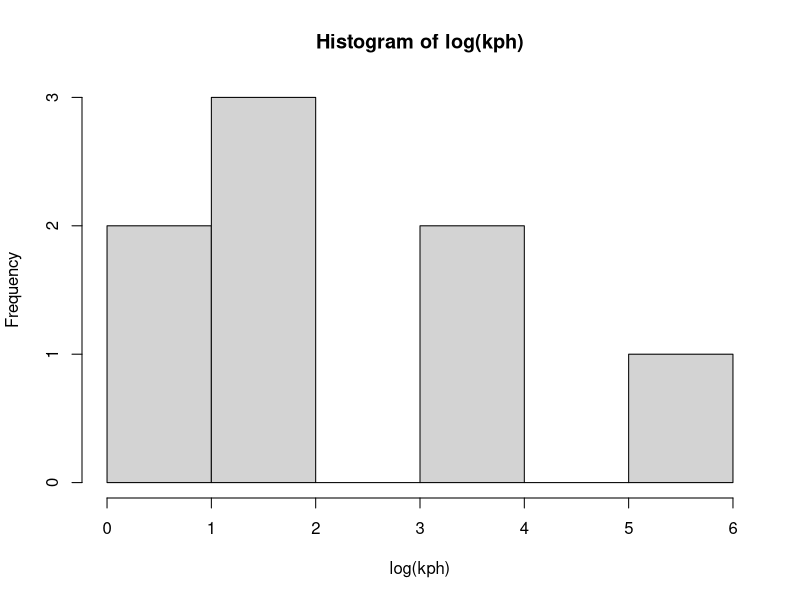
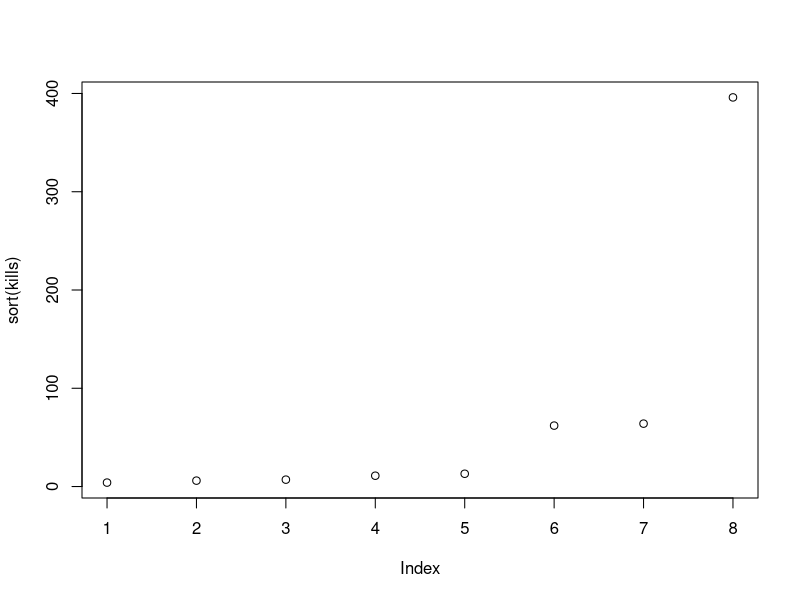
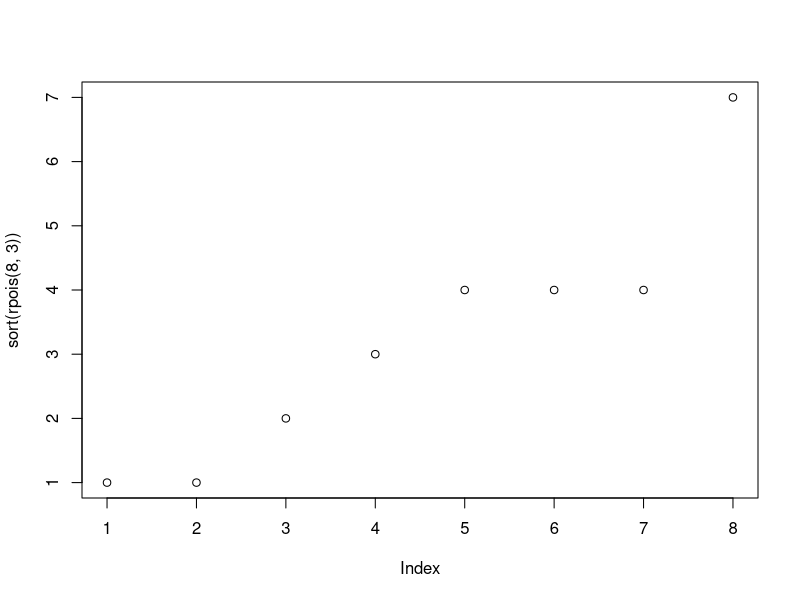
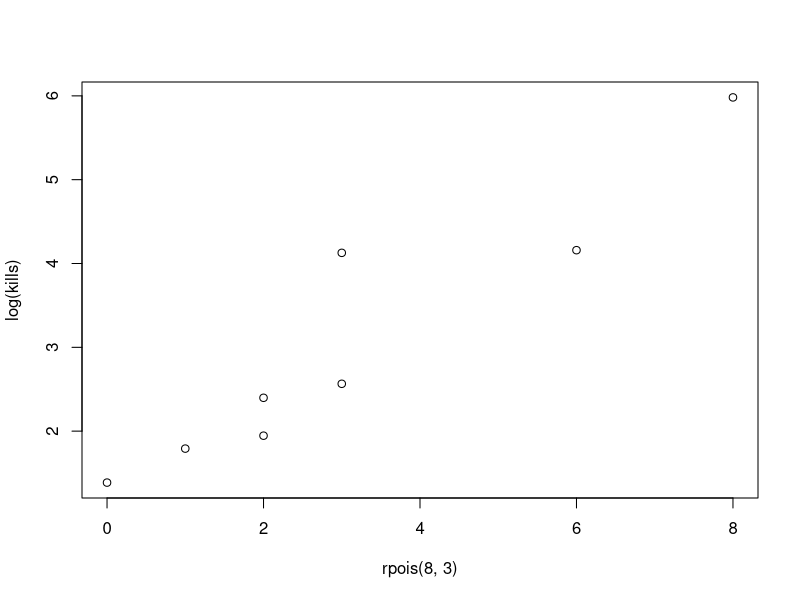
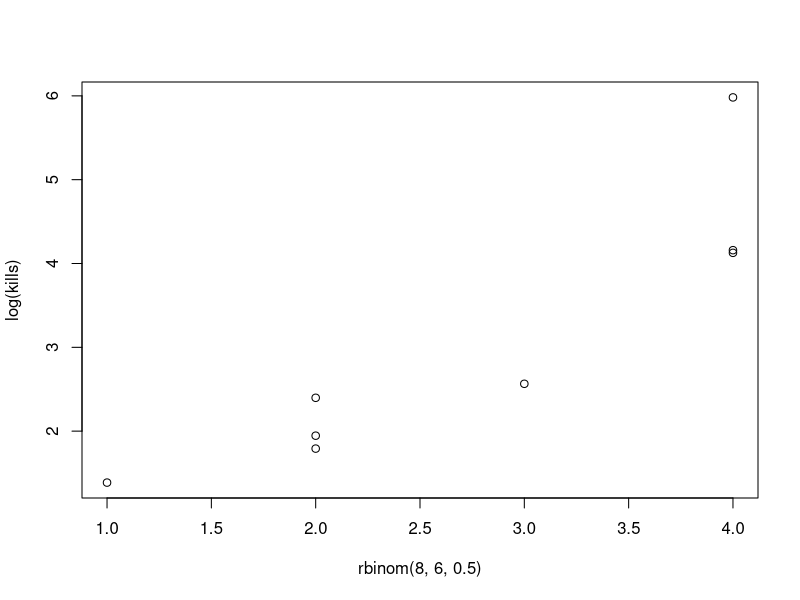
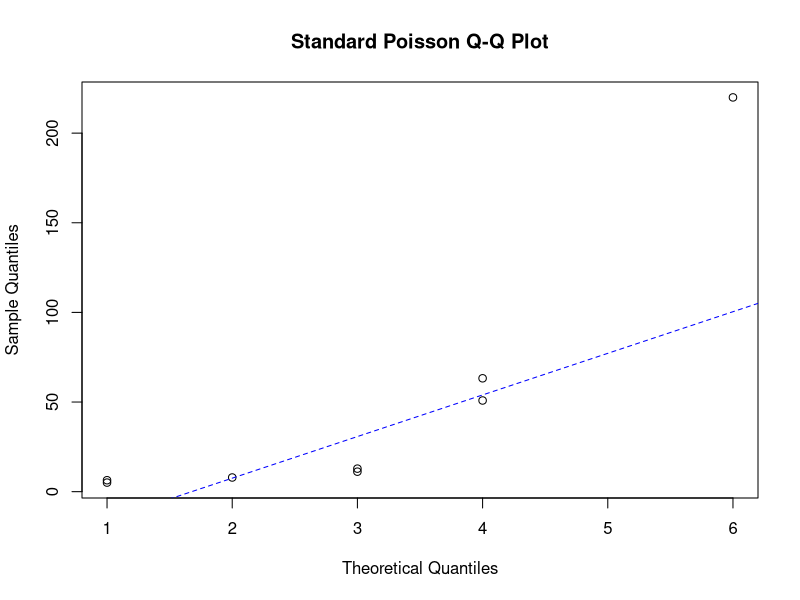
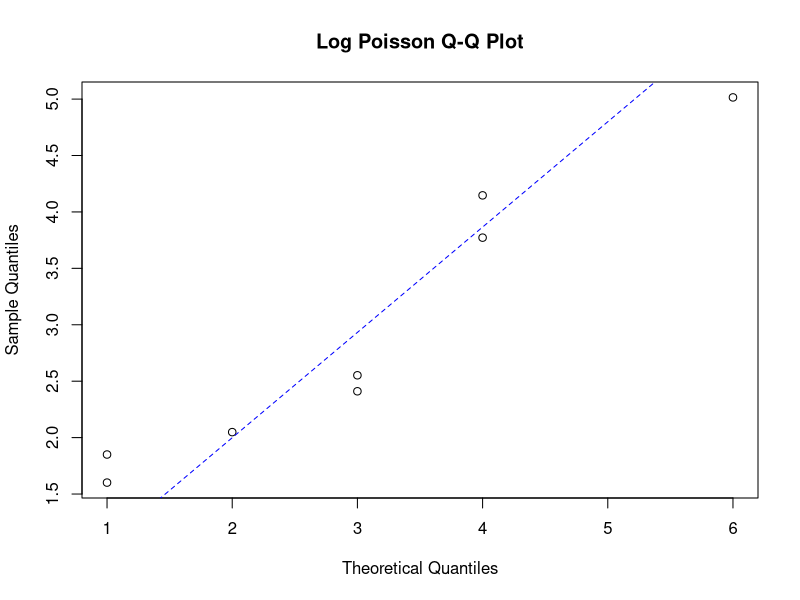
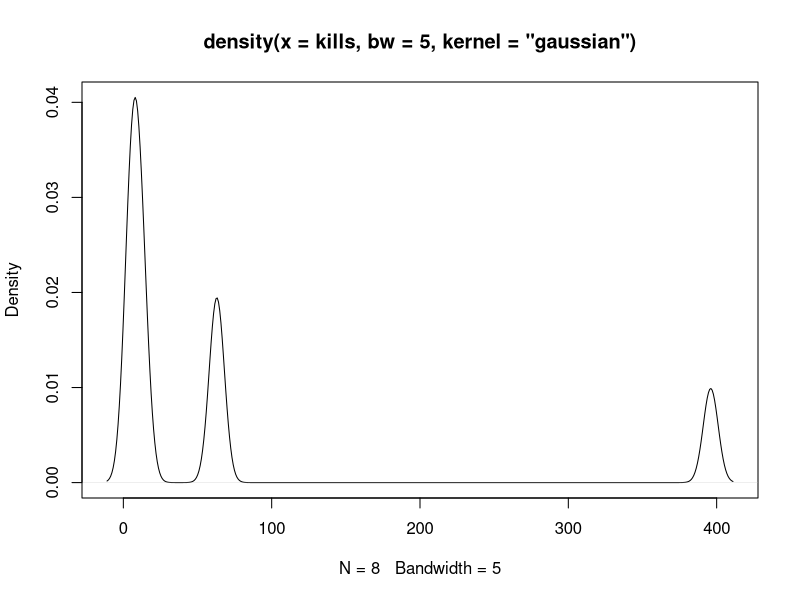

Reproduce these figures in R, in order.


#####
#####
##### Set up the data #####

kills <- c(11,7,4,62,13,6,396,64)
runtime <- c(100/60, 178/60, 154/60, 118/60, 138/60, 127/60, 153/60, 165/60)
kph <- kills/runtime
kph
rbind(kills, runtime, kph)


###
### The scale is too variant, so we use log(data) instead
###

log(kph)

hist(log(kph))


mean(log(kills))
var(log(kills))

plot(sort(kills))
plot(sort(rpois(8,3)))


#####
#####
##### Compare the Data against a Poisson Distribution #####

###
### Plot our quantiles against a theoretical Poisson
###

qqplot(rpois(8,3),log(kills))
qqplot(rbinom(8, 6, .5  ),log(kills))


# check our raw data against a Poisson model:

p <- ppoints(8)    # 8 equally spaced points on (0,1), excluding endpoints
q <- quantile(kills,p=p) # percentiles of the sample distribution
plot(qpois(p,3) ,q, main="Standard Poisson Q-Q Plot",
    xlab="Theoretical Quantiles",ylab="Sample Quantiles")
qqline(q, distribution=function(x) qpois(x, lambda = 3),col="blue", lty=2)


# check log(data) against a Poisson model:

p <- ppoints(8)    # 8 equally spaced points on (0,1), excluding endpoints
q <- quantile(log(kills),p=p) # percentiles of the sample distribution
plot(qpois(p,3),q, main="Log Poisson Q-Q Plot",
  xlab="Theoretical Quantiles",ylab="Sample Quantiles")
qqline(q, distribution=function(x) qpois(x, lambda = 3), col="blue", lty=2)


# problem: log(data) is not integer valued. 
# If we restrict ourselves to integer values, we will have
# a very limited selection of possible model outputs. 


#####
#####
##### Compare the Data against a Gamma Distribution #####

###
### Kernel Density Estimate for Data
### 

# Kernel plot of our raw data:

plot(density(kills,kernel="gaussian",bw=5)) 


# basically useless: use log instead

plot(density(log(kills),kernel="gaussian",bw=1), main = "Kernel for log(kills)")


###
### Compare our Kernel density plot against various Gammas
###

x <- seq(0, 10, length=100)    # x-axis: plot from 0 to 50, length is the "step" of the graph, want large

plot(density(log(kills),kernel="gaussian",bw=1), main = "Kernel vs. Gamma")

# Altering the shape, fixing scale

shapes <- c(2, 2.5, 3, 3.5, 4)
colors <- c("red", "blue", "pink", "gold", "green")
labels <- c("shape=2", "shape=2.5", "shape=3", "shape=3.5", "shape=4")

for (i in 1:5){
  lines(x, dgamma(x,shape=shapes[i]), lwd=1, col=colors[i])
}

legend("topright", inset=.05, title="Distributions",
  labels, lwd=2, lty=c(1, 1, 1, 1, 1), col=colors)


# looks like a great fit for shape ~ 3.5. 
# Of course, Gamma is continuous, and our data is discrete.
# Log(integer functino) is approximately continuous, with high resolution
# both kills and kph ~ kph is a continuous Rv too


###
### Check KPH as well, not just kill totals
###

plot(density(log(kph),kernel="gaussian",bw=1), main = "Kernel vs. Gamma")

shapes <- c(1, 1.5, 2, 2.5, 3, 3.5)
colors <- c("red", "blue", "pink", "gold", "green", "orange")
labels <- c("shape=1", "shape=1.5", "shape=2", "shape=2.5", "shape=3", "shape=3.5")

for (i in 1:6){
  lines(x, dgamma(x,shape=shapes[i], scale=log(59/shapes[i])), lwd=1, col=colors[i])
}

legend("topright", inset=.05, title="Distributions",
  labels, lwd=2, col=colors)


#####
#####
##### Compare the Data against a Negative Binomial Distribution #####

# Premise:
# The negative binomial distribution can model overdispersed Poisson data.

x <- seq(0, max(kills))   
hx <- dnbinom(x, mu = 70, size = 1)        
plot(x, hx, type="l", lty=1)

points(x=kills, y=rep(0,length(kills))) # shows our data points against PDF

# It's definitely not a perfect fit, but it looks 
# reasonable enough to proceed.


###
### Plot our quantiles against a theoretical Neg. Binom.
###

qqplot(rnbinom(8, mu=70, size=1), kills)


# check our raw data against a Neg. Binom. model:

p <- ppoints(8)    # 8 equally spaced points on (0,1), excluding endpoints
q <- quantile(kills,p=p) # percentiles of the sample distribution
plot(qnbinom(p,size=1,mu=70), q, main="Standard Neg. Binom. Q-Q Plot",
    xlab="Theoretical Quantiles",ylab="Sample Quantiles")
qqline(q, distribution=function(x) qnbinom(x, mu = 70, size = 1),col="blue", lty=2)


# Pretty decent, minus the one outlier.

# bonus: doesn't require log scale, maintains integer-valued output.



